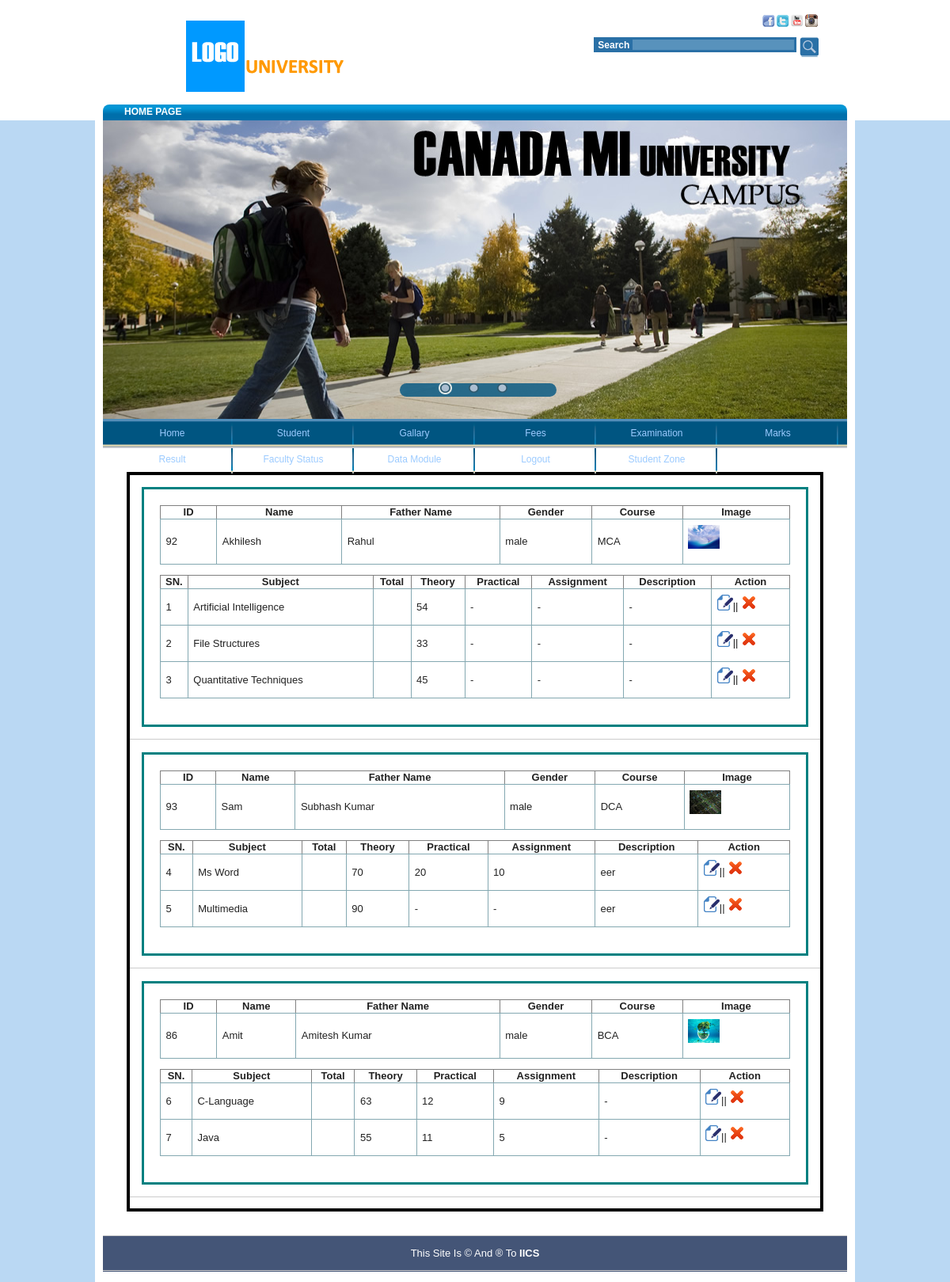
The page /marks_view.php (signed in) on the database its author committed.
### tables this page shows
CREATE TABLE `student` (
  `st_id` int(11) NOT NULL,
  `st_name` varchar(30) NOT NULL,
  `st_father` varchar(30) NOT NULL,
  `st_phone` varchar(20) NOT NULL,
  `st_email` varchar(30) NOT NULL,
  `st_gen` varchar(10) NOT NULL,
  `st_qual` varchar(40) NOT NULL,
  `st_address1` varchar(50) NOT NULL,
  `st_address2` varchar(50) NOT NULL,
  `st_city` varchar(20) NOT NULL,
  `st_state` varchar(20) NOT NULL,
  `st_country` varchar(20) NOT NULL,
  `st_pincode` varchar(25) NOT NULL,
  `st_dob` varchar(25) NOT NULL,
  `st_doa` varchar(25) NOT NULL,
  `st_course` varchar(20) NOT NULL,
  `st_image` varchar(1000) NOT NULL
);

CREATE TABLE `course` (
  `course_id` int(11) NOT NULL,
  `course_name` varchar(255) NOT NULL,
  `course_total_fees` varchar(255) NOT NULL,
  `sub_id` varchar(255) NOT NULL,
  `eligibility` varchar(255) NOT NULL,
  `duration` varchar(255) NOT NULL,
  `description` varchar(255) NOT NULL
);

CREATE TABLE `marks` (
  `id` int(11) NOT NULL,
  `m_sid` varchar(50) NOT NULL,
  `course` varchar(50) NOT NULL,
  `subject` varchar(50) NOT NULL,
  `ob_theory` varchar(50) NOT NULL,
  `ob_practical` varchar(57) NOT NULL,
  `ob_assignment` varchar(45) NOT NULL,
  `ob_desc` varchar(100) NOT NULL
);

### includes/functions.php (called while the page is built, shortened)
<?php
    include("db_connect.php");
	     function get_value($table,$col_id,$col_name,$sel){
		      global $con;
		      $sql="SELECT $col_name FROM $table WHERE $col_id=$sel";
			  $rs=mysqli_query($con,$sql) or mysqli_error($sql);
			   $data=mysqli_fetch_array($rs);
			  return $data[$col_name];
		    }
 ?>

### marks_view.php (the view, shortened to what this page needs)
<?php include('includes/header.php'); ?>
<div style="border:4px solid black;margin:30px;">
<form action="lib/result.php" name="marks_view" id="marks_view">
<?php
	     $sql="SELECT DISTINCT student.st_id,st_name,st_father,st_gen,student.st_course,st_image FROM fees,student,exam WHERE student.st_id=fees.st_id && fees.st_bal=0 && student.st_course=exam.exam_course";
		 $rs=mysqli_query($con,$sql) or die(mysqli_error());
		 while($data=mysqli_fetch_assoc($rs)){
    ?>
 <div style="padding:20px;border:3px solid teal;margin:15px;">
 <table border="1">
    <tr>
      <th>ID</th>
      <th>Name</th>
      <th>Father Name</th>
      <th>Gender</th>
      <th>Course</th>
      <th>Image</th>
    </tr>
    <tr>
      <td><?=$data['st_id']?></td>
      <td><?=$data['st_name']?></td>
      <td><?=$data['st_father']?></td>
      <td><?=$data['st_gen']?></td>
      <td><?=get_value('course','course_id','course_name',$data['st_course'])?></td>
      <td><img src="uploads/<?=$data['st_image']?>" height="30" width="40"></td>
    </tr>
</table>
    <table border="1">
      <tr>
        <th>SN.</th>
        <th>Subject</th>
        <th>Total</th>
        <th>Theory</th>
        <th>Practical</th>
        <th>Assignment</th>
        <th>Description</th>
        <th>Action</th>
      </tr>
      <?php
        $sqlf="SELECT *FROM marks where m_sid='$data[st_id]'";
        $rsf=mysqli_query($con,$sqlf);
        while($dataf=mysqli_fetch_assoc($rsf)){
            $sn++;
      ?>
      <tr>
        <td><?=$sn?></td>
        <td ><?=$dataf['subject']?></td>
        <td><?=$dataf['total_marks']?></td>
        <td><?=$dataf['ob_theory']?></td>
        <td><?php if($dataf['ob_practical']!=''){echo $dataf['ob_practical'];}else{echo "-";}?></td>
        <td><?php if($dataf['ob_assignment']!=''){echo $dataf['ob_assignment'];}else{echo "-";}?></td>
        <td><?php if($dataf['ob_desc']!=''){echo $dataf['ob_desc'];}else{echo "-";}?></td>
        <td>
        <a href="marks_add.php?st_id=<?=$data['st_id']?>&sub=<?=$dataf['subject']?>" rel="facebox" ><img src="images/edit.ico" height="20" width="20"/></a>||
        <a href="javascript:delete_result(<?=$dataf['id']?>)"><img src="images/delete.ico" height="20" width="20"/></a>
    </td>
      </tr>
    <?php } echo"</table></div><hr/>"; }?>
        </form>
</div>
<?php include("includes/footer.php"); ?>

### css/mystyle.css (style rules this page uses)
table { border-collapse:collapse; }

### css/style2.css (style rules this page uses)
html,body,div,span,applet,object,iframe,h1,h2,h3,h4,h5,h6,p,blockquote,pre,a,abbr,acronym,address,big,cite,code,del,dfn,em,font,img,ins,kbd,q,s,samp,small,strike,strong,sub,sup,tt,var,b,u,i,center,dl,dt,dd,ol,ul,li,fieldset,form,input,select,textarea,label,legend { margin:0px;padding:0px;border:0px;outline:0px;font-size:100%;vertical-align:baseline;background:transparent;line-height:inherit; }
table,caption,tbody,tfoot,thead,tr,th,td { margin:0px;padding:0px;outline:0px;font-size:100%;vertical-align:baseline;background:transparent;line-height:inherit; }
table { border-collapse:collapse;border-spacing:0px; }
input,select,textarea,body { font:13px/20px "Helvetica Neue",Helvetica,Arial,sans-serif; }
table { width:100%;margin:0px 0px 20px; }
table th,table td { vertical-align:middle; }

### css/style4.css (style rules this page uses)
body { max-width:540px; }

### rows shown on the page
student: st_id "92", st_name "Akhilesh", st_father "Rahul", st_gen "male", st_course.course_name "MCA", st_image (picture)
marks: subject "Artificial Intelligence", ob_theory "54"
marks: subject "File Structures", ob_theory "33"
marks: subject "Quantitative Techniques", ob_theory "45"
student: st_id "93", st_name "Sam", st_father "Subhash Kumar", st_gen "male", st_course.course_name "DCA", st_image (picture)
marks: subject "Ms Word", ob_theory "70", ob_practical "20", ob_assignment "10", ob_desc "eer"
marks: subject "Multimedia", ob_theory "90", ob_desc "eer"
student: st_id "86", st_name "Amit", st_father "Amitesh Kumar", st_gen "male", st_course.course_name "BCA", st_image (picture)
marks: subject "C-Language", ob_theory "63", ob_practical "12", ob_assignment "9"
marks: subject "Java", ob_theory "55", ob_practical "11", ob_assignment "5"
